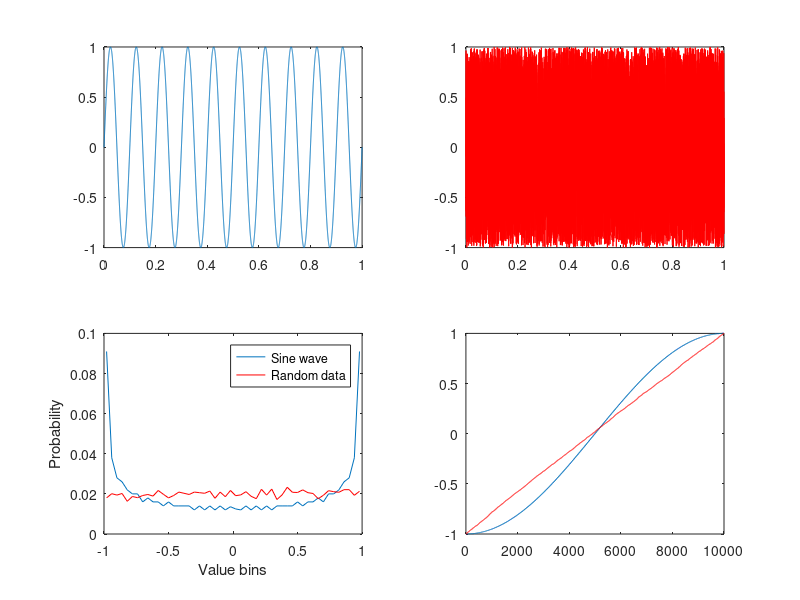
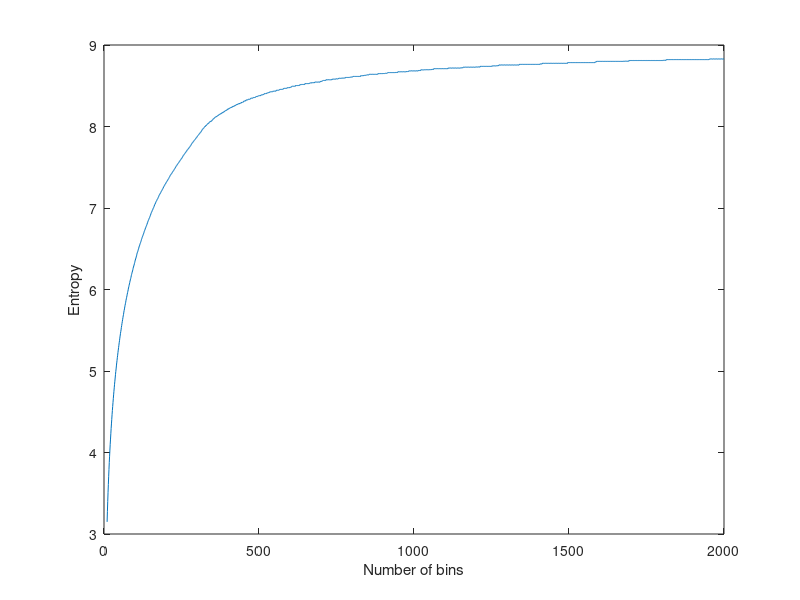
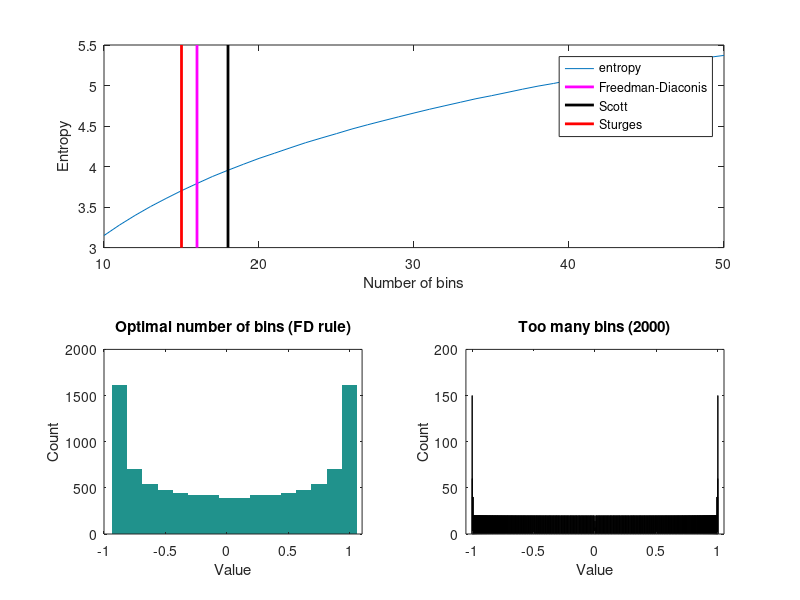

The MATLAB script that drew these images, in order: (Note: this script raises an error after producing the figures.)
% create two signals
time    = 0:.0001:1;
signal1 = sin(2*pi*10*time);
signal2 = rand(size(signal1))*2-1; % uniform random numbers in the same scale as the sine wave

% plot signals
figure
subplot(221)
plot(time,signal1)
set(gca,'xlim',[time(1) time(end)])
subplot(222)
plot(time,signal2,'r')
set(gca,'xlim',[time(1) time(end)])

% bin data (via Matlab function hist)
nbins = 50;
[hdat1,x1] = hist(signal1,nbins);
[hdat2,x2] = hist(signal2,nbins);

% convert histograms to probability values
hdat1 = hdat1./sum(hdat1);
hdat2 = hdat2./sum(hdat2);

% plot histograms
subplot(223)
plot(x1,hdat1)
hold on
plot(x2,hdat2,'r')
legend({'Sine wave';'Random data'})
xlabel('Value bins')
ylabel('Probability')

subplot(224)
plot(sort(signal1))
hold on
plot(sort(signal2),'r')
set(gca,'xlim',[0 length(signal1)])

% The following code using the 'eval' command may seem a bit needlessly
% complex, but it introduces you to this useful Matlab function. The
% main advantage here is to call different variables inside a loop,
% which would otherwise not be possible because it is the variable
% names that are different, not indices into variables. For example,
% notice how the variables hdat1 and hdat2 are called.
for i=1:2
    eval([ 'entro(' num2str(i) ') = -sum(hdat' num2str(i) '.*log2(hdat' num2str(i) '+eps));' ]);
end

% the following code will do this same thing:
% entro(1) = -sum(hdat1.*log2(hdat1+eps));
% entro(2) = -sum(hdat2.*log2(hdat2+eps));

disp([ 'Entropies of sine wave and random noise are ' num2str(entro(1)) ' and ' num2str(entro(2)) '.' ]);

%% Figure 29.3

% range of bin numbers
nbins = 10:2000;

entropyByBinSize=zeros(size(nbins));

for nbini=1:length(nbins)
    
    % bin data, transform to probability, and eliminate zeros
    hdat = hist(signal1,nbins(nbini));
    hdat = hdat./sum(hdat);
    
    % compute entropy
    entropyByBinSize(nbini) = -sum(hdat.*log2(hdat+eps));
end

figure
plot(nbins,entropyByBinSize)
xlabel('Number of bins'), ylabel('Entropy')

%% Figure 29.4

% optimal number of bins for histogram based on a few different guidelines
n = length(signal1);
maxmin_range = max(signal1)-min(signal1);

% note: the function iqr (inter-quartile range) is in the stats toolbox. 
% If you don't have this toolbox, you can write your own similar function
% by sorting the values, finding the values that are 25% and 75% of the
% sorted distribution, and then subtracting the 25% number from the 75% number.
fd_bins      = ceil(maxmin_range/(2.0*iqr(signal1)*n^(-1/3))); % Freedman-Diaconis 
scott_bins   = ceil(maxmin_range/(3.5*std(signal1)*n^(-1/3))); % Scott
sturges_bins = ceil(1+log2(n)); % Sturges

figure
subplot(211)
% plot up to 50 bins
[junk,maxNbins] = min(abs(nbins-50)); % index of nbins that most closely matches 50
plot(nbins(1:maxNbins),entropyByBinSize(1:maxNbins))

hold on
plot([fd_bins fd_bins],get(gca,'ylim'),'m','linew',2)
plot([scott_bins scott_bins],get(gca,'ylim'),'k','linew',2)
plot([sturges_bins sturges_bins],get(gca,'ylim'),'r','linew',2)

legend({'entropy';'Freedman-Diaconis';'Scott';'Sturges'})
xlabel('Number of bins'), ylabel('Entropy')

subplot(223)
[y,x]=hist(signal1,fd_bins);
h=bar(x,y,'histc');
set(h,'linestyle','none');
set(gca,'xlim',[min(signal1) max(signal1)*1.1])
xlabel('Value'), ylabel('Count')
title('Optimal number of bins (FD rule)')

subplot(224)
[y,x]=hist(signal1,2000);
h=bar(x,y,'histc');
set(gca,'xlim',[min(signal1) max(signal1)]*1.05)
xlabel('Value'), ylabel('Count')
title('Too many bins (2000)')

%% Figure 29.5

load sampleEEGdata

% entropy over all sensors
time4entropy = [  100  400 ]; % in ms
base4entropy = [ -400 -100 ]; % in ms
topo_entropy = zeros(size(EEG.chanlocs));

timeidx=zeros(size(time4entropy)); baseidx=zeros(size(base4entropy)); 
for i=1:2
    [junk,timeidx(i)] = min(abs(EEG.times-time4entropy(i)));
    [junk,baseidx(i)] = min(abs(EEG.times-base4entropy(i)));
end

for chani=1:EEG.nbchan
    
    % entropy during task
    tempdat = EEG.data(chani,timeidx(1):timeidx(2),:);
    hdat = hist(tempdat(:),25);
    hdat = hdat./sum(hdat);
    task_entropy =  -sum(hdat.*log2(hdat+eps));
    
    % entropy during pre-stim baseline
    tempdat = EEG.data(chani,baseidx(1):baseidx(2),:);
    hdat = hist(tempdat(:),25);
    hdat = hdat./sum(hdat);
    base_entropy =  -sum(hdat.*log2(hdat+eps));
    
    % compute entropy
    topo_entropy(chani) = task_entropy - base_entropy;
end

figure
% Note: topoplot is a function in the eeglab toolbox
topoplot(topo_entropy,EEG.chanlocs,'maplimits',[-.5 .5],'plotrad',.53,'electrodes','off','numcontour',0);



% entropy over time in one electrode (fcz or po8)
sensor4entropy = 'fcz';
times2save     = -300:50:1200;
timewindow     = 400; % ms

timewindowidx = round(timewindow/(1000/EEG.srate)/2);
times2saveidx = zeros(size(times2save));
for i=1:length(times2save)
    [junk,times2saveidx(i)]=min(abs(EEG.times-times2save(i)));
end

electrodeidx = find(strcmpi(sensor4entropy,{EEG.chanlocs.labels}));

timeEntropy = zeros(1,length(times2save));

for timei = 1:length(times2save)
    
    tempdata = EEG.data(electrodeidx,times2saveidx(timei)-timewindowidx:times2saveidx(timei)+timewindowidx,1:30);
    hdat = hist(tempdata(:),25);
    hdat = hdat./sum(hdat);
    
    % compute entropy
    timeEntropy(1,timei) = -sum(hdat.*log2(hdat+eps));
    
    
    tempdata = EEG.data(electrodeidx,times2saveidx(timei)-timewindowidx:times2saveidx(timei)+timewindowidx,end-30:end);
    hdat = hist(tempdata(:),25);
    hdat = hdat./sum(hdat);
    
    % compute entropy
    timeEntropy(2,timei) = -sum(hdat.*log2(hdat+eps));
end

figure
plot(times2save,timeEntropy)
xlabel('Time (ms)'), ylabel('Entropy (bits)')
title([ 'Entropy over time from electrode ' sensor4entropy ])
legend({'First 30 trials';'last 30 trials'})

%% Figure 29.6

% Note about this figure: The panels use the same code but with different
% input signals. Comment out some of the lines below to recreate each panel.

% right panel: random noise
signal1 = rand(size(signal1))*2-1;
signal2 = rand(size(signal1))*2-1;

% center panel: one pure sine wave and one sine wave plus random noise
signal1 = sin(2*pi*10*time);
signal2 = signal1 + randn(size(signal1))/2;

% left panel: one pure sine wave and its inverse
signal1 = sin(2*pi*10*time);
signal2 = -signal1;


% determine the optimal number of bins for each variable
n            = length(signal1);
maxmin_range = max(signal1)-min(signal1);
fd_bins1     = ceil(maxmin_range/(2.0*iqr(signal1)*n^(-1/3))); % Freedman-Diaconis 

n            = length(signal2);
maxmin_range = max(signal2)-min(signal2);
fd_bins2     = ceil(maxmin_range/(2.0*iqr(signal2)*n^(-1/3))); % Freedman-Diaconis 

% and use the average...
fd_bins = ceil((fd_bins1+fd_bins2)/2);


% bin data (using histc this time)
edges = linspace(min(signal1),max(signal1),fd_bins+1);
[nPerBin1,bins1] = histc(signal1,edges);

edges = linspace(min(signal2),max(signal2),fd_bins+1);
[nPerBin2,bins2] = histc(signal2,edges);

% compute joint frequency table
jointprobs = zeros(fd_bins);
for i1=1:fd_bins
    for i2=1:fd_bins
        jointprobs(i1,i2) = sum(bins1==i1 & bins2==i2);
    end
end
jointprobs=jointprobs./sum(jointprobs(:));

figure
subplot(211)
plot(time,signal1)
subplot(212)
plot(time,signal2)

figure
imagesc(jointprobs)
colormap gray
set(gca,'clim',[0 .01],'ydir','normal')
colorbar
xlabel('Signal 2 bin'), ylabel('Signal 1 bin')

%% Figure 29.7

figure
subplot(221)
x = 0:.001:1;
y = x;
plot(x,y,'.')
title([ 'MI=' num2str(mutualinformationx(x,y)) ', r_s=' num2str(corr(x(:),y(:),'type','s')) ])
axis square

subplot(222)
x = 0:.001:1;
y = -x.^3;
plot(x,y,'.')
title([ 'MI=' num2str(mutualinformationx(x,y)) ', r_s=' num2str(corr(x(:),y(:),'type','s')) ])
axis square

subplot(223)
x=cos(0:.01:2*pi);
y=sin(0:.01:2*pi);
plot(x,y,'.')
title([ 'MI=' num2str(mutualinformationx(x,y)) ', r_s=' num2str(corr(x(:),y(:),'type','s')) ])
axis square

subplot(224)
x=[cos(0:.01:2*pi) cos(0:.01:2*pi)+1];
y=[sin(0:.01:2*pi) sin(0:.01:2*pi)-1];
plot(x,y,'.')
title([ 'MI=' num2str(mutualinformationx(x,y)) ', r_s=' num2str(corr(x(:),y(:),'type','s')) ])
axis square

%% Figure 29.8

% Theoretical size of errors as a function of histogram bins and N
% the Matlab 'inline' function is a useful tool to substitute small
% functions (1-2 lines of code) that only need to be run locally.
% However, as mentioned in chapter 26, this function will be removed in
% future versions of Matlab. 
entropy_error = inline('(b-1)./(2.*n.*log(2))');
mutinfo_error = inline('(b-1).^2./(2.*n.*log(2))');

n = 20:300;
nfixed = 15;

figure
subplot(211)
plot(n,entropy_error(nfixed,n))
hold on
plot(n,entropy_error(ceil(1+log2(n)),n),'r')
legend({[ num2str(nfixed) ' bins' ];'Sturges'' rule'})
xlabel('Number of data points'), ylabel('Entropy error (bits)')
set(gca,'xlim',[n(1) n(end)])

subplot(212)
plot(n,mutinfo_error(nfixed,n))
hold on
plot(n,mutinfo_error(ceil(1+log2(n)),n),'r')
legend({[ num2str(nfixed) ' bins' ];'Sturges'' rule'})
xlabel('Number of data points'), ylabel('Mutual information error')
set(gca,'xlim',[n(1) n(end)])

%% Figure 29.9

x = [cos(0:.01:2*pi) cos(0:.01:2*pi)+1];
y = [sin(0:.01:2*pi) sin(0:.01:2*pi)-1];

figure
subplot(221)
plot(x,y,'.')
axis([-3 3 -3 3])

subplot(212)

noiselevels = 0:.01:1;
mi = zeros(size(noiselevels));
for ni=1:length(noiselevels)
    mi(ni) = mutualinformationx(x,y+randn(size(y))*noiselevels(ni),20);
end

plot(noiselevels,mi)
xlabel('Noise level'), ylabel('Mutual information')

subplot(222)
plot(x,y+randn(size(y))*noiselevels(round(ni/2)),'.');
axis([-3 3 -3 3])

%% Figure 29.9d (takes a while to run)

nrange = 300:205:3000;
noiselevels = 0:.01:1;

mi = zeros(length(nrange),length(noiselevels));
b  = zeros(1,length(nrange)); % number of histogram bins

for ni=1:length(nrange)
    
    % define time
    t = linspace(0,2*pi,nrange(ni));
    % define signals
    x = [cos(t) cos(t)+1];
    y = [sin(t) sin(t)-1];
    
    for noi=1:length(noiselevels)
        if noi==1 % keep number of bins constant across noise levels within each number of points
            [mi(ni,noi),~,b(ni)] = mutualinformationx(x,y+randn(size(y))*noiselevels(noi));
        else
            mi(ni,noi) = mutualinformationx(x,y+randn(size(y))*noiselevels(noi),b(ni));
        end
    end
end

% convert to % change from best-case scenario (no noise, large N)
mip=100.*(mi-mi(end,1))./mi(end,1);

figure
contourf(noiselevels,nrange,mip,40,'linecolor','none')
set(gca,'clim',[-100 0])
colorbar
xlabel('Noise level'), ylabel('N (data length)')
title('Percent decrease in MI due to noise')

%% Figure 29.10

electrodes4mi = {'fz';'o1'};
timewindow = 400; % in ms
times2save = -400:100:1200;


% convert ms to indices
timewindowidx = round(timewindow/(1000/EEG.srate)/2);
times2saveidx = zeros(size(times2save));
for i=1:length(times2save)
    [junk,times2saveidx(i)]=min(abs(EEG.times-times2save(i)));
end

electrodesidx(1) = find(strcmpi(electrodes4mi{1},{EEG.chanlocs.labels}));
electrodesidx(2) = find(strcmpi(electrodes4mi{2},{EEG.chanlocs.labels}));

% initialize outputs
entropy = zeros(3,length(times2save));
mi      = zeros(2,length(times2save));
nbins   = zeros(1,length(times2save));

for timei = 1:length(times2save)
    datax = EEG.data(electrodesidx(1),times2saveidx(timei)-timewindowidx:times2saveidx(timei)+timewindowidx,:);
    datay = EEG.data(electrodesidx(2),times2saveidx(timei)-timewindowidx:times2saveidx(timei)+timewindowidx,:);
    
    [mi(1,timei),entropy(:,timei),nbins(timei)] = mutualinformationx(datax,datay);
    [mi(2,timei),entropy(:,timei)             ] = mutualinformationx(datax,datay,70);
end

figure
set(gcf,'name',[ 'Mutual information between ' electrodes4mi{1} ' and ' electrodes4mi{2} ])

subplot(221)
plot(times2save,mi(1,:))
xlabel('Time (ms)'), ylabel('MI (bits)')
title('Variable bin length')
set(gca,'xlim',[times2save(1)-50 times2save(end)+50],'ylim',[min(mi(:))-.01 max(mi(:))+.01])

subplot(222)
plot(nbins,mi(1,:),'.')
xlabel('bin length'), ylabel('MI (bits)')
title('Bin length vs. MI')
set(gca,'ylim',[min(mi(:))-.01 max(mi(:))+.01])

subplot(223)
plot(times2save,mi(2,:))
xlabel('Time (ms)'), ylabel('MI (bits)')
title('Constant bin length')
set(gca,'xlim',[times2save(1)-50 times2save(end)+50],'ylim',[min(mi(:))-.01 max(mi(:))+.01])

%% Figure 29.11

% (Figure 10 must be generated before running this cell.)
frex = logspace(log10(4),log10(40),20);
baselinetime = [-500 -200];


% baseline from ms to idx
[junk,baseidx(1)] = min(abs(times2save-baselinetime(1)));
[junk,baseidx(2)] = min(abs(times2save-baselinetime(2)));

% specify convolution and wavelet info
time = -1:1/EEG.srate:1;
half_of_wavelet_size = (length(time)-1)/2;
n_wavelet     = length(time);
n_data        = EEG.pnts*EEG.trials;
n_convolution = n_wavelet+n_data-1;
% FFT of data
fft_EEG1 = fft(reshape(EEG.data(electrodesidx(1),:,:),1,EEG.pnts*EEG.trials),n_convolution);
fft_EEG2 = fft(reshape(EEG.data(electrodesidx(2),:,:),1,EEG.pnts*EEG.trials),n_convolution);


% initialize outputs
mi   = zeros(2,length(frex),length(times2save));
ispc = zeros(length(frex),length(times2save));
powc = zeros(length(frex),length(times2save));

for fi=1:length(frex)
    % create wavelet and get its FFT
    fft_wavelet = fft(exp(2*1i*pi*frex(fi).*time) .* exp(-time.^2./(2*(4/(2*pi*frex(fi)))^2)),n_convolution);
    
    % convolution of each electrode with wavelet
    convres     = ifft(fft_wavelet.*fft_EEG1,n_convolution);
    analytic1   = reshape(convres(half_of_wavelet_size+1:end-half_of_wavelet_size),EEG.pnts,EEG.trials);
    convres     = ifft(fft_wavelet.*fft_EEG2,n_convolution);
    analytic2   = reshape(convres(half_of_wavelet_size+1:end-half_of_wavelet_size),EEG.pnts,EEG.trials);

    for timei = 1:length(times2save)
        datax = analytic1(times2saveidx(timei)-timewindowidx:times2saveidx(timei)+timewindowidx,:);
        datay = analytic2(times2saveidx(timei)-timewindowidx:times2saveidx(timei)+timewindowidx,:);
        
        % compute MI
        mi(1,fi,timei) = mutualinformationx(log10(abs(datax).^2),log10(abs(datay).^2),50);
        mi(2,fi,timei) = mutualinformationx(angle(datax),angle(datay),20);
        
        % also compute ISPC-time for comparison
        ispc(fi,timei) = mean(abs(mean(exp(1i*(angle(datay)-angle(datax))),2)),1);
        
        % also compute power correlations-time
        dataxr = tiedrank(abs(datax));
        datayr = tiedrank(abs(datay));
        n = timewindowidx*2+1;
        powc(fi,timei) = mean( 1-6*sum((dataxr-datayr).^2)/(n*(n^2-1)) );
    end
    
    disp([ 'Finished frequency ' num2str(fi) ' out of ' num2str(length(frex)) ]);
end


figure, set(gcf,'name',[ 'Mutual information between ' electrodes4mi{1} ' and ' electrodes4mi{2} ])

for i=1:2
    % plot baseline-subtracted corrected MI
    subplot(2,2,i)
    contourf(times2save,frex,squeeze(mi(i,:,:))-repmat(mean(mi(i,:,baseidx(1):baseidx(2)),3)',1,length(times2save)),40,'linecolor','none')
    set(gca,'clim',[-.075 .075],'yscale','log','ytick',round(logspace(log10(frex(1)),log10(frex(end)),6)))
end

% plot power correlations
subplot(223)
contourf(times2save,frex,powc-repmat(mean(powc(:,baseidx(1):baseidx(2)),2),1,length(times2save)),40,'linecolor','none')
set(gca,'clim',[-.2 .2],'yscale','log','ytick',round(logspace(log10(frex(1)),log10(frex(end)),6)))

% plot phase synchronization
subplot(224)
contourf(times2save,frex,ispc-repmat(mean(ispc(:,baseidx(1):baseidx(2)),2),1,length(times2save)),40,'linecolor','none')
set(gca,'clim',[-.1 .1],'yscale','log','ytick',round(logspace(log10(frex(1)),log10(frex(end)),6)))

%% Figure 29.12

time    = 0:.0001:1;
signal1 = sin(2*pi*10*time);
signal2 = -signal1;

lagz=1:10:1500;
milags=zeros(size(lagz));

for li=1:length(lagz)
    milags(li) = mutualinformationx(signal1,[signal2(lagz(li):end) signal2(1:lagz(li)-1)],15);
end

figure
plot(lagz/(1/mean(diff(time))),milags)
xlabel('Lag (seconds)'), ylabel('mutual information (bits)')


% now on real data (6 Hz power MI from figure 11)

time = -1:1/EEG.srate:1;
fft_wavelet = fft(exp(2*1i*pi*frex(5).*time) .* exp(-time.^2./(2*(4/(2*pi*frex(5)))^2)),n_convolution);

% convolution of each electrode with wavelet
convres = ifft(fft_wavelet.*fft_EEG1,n_convolution);
pow1    = log10(abs(reshape(convres(half_of_wavelet_size+1:end-half_of_wavelet_size),EEG.pnts,EEG.trials)).^2);
convres = ifft(fft_wavelet.*fft_EEG2,n_convolution);
pow2    = log10(abs(reshape(convres(half_of_wavelet_size+1:end-half_of_wavelet_size),EEG.pnts,EEG.trials)).^2);


onecycle = round(1000/frex(5));
onecycleidx = round(onecycle/(1000/EEG.srate));

lagz=-onecycleidx:onecycleidx;
milags=zeros(size(lagz));

for li=1:length(lagz)
    
    if lagz(li)<0
        milags(li) = mutualinformationx(pow1(1:end+lagz(li),:),pow2(-lagz(li)+1:end,:),30); % reverse sign for negative lags
    elseif lagz(li)==0
        milags(li) = mutualinformationx(pow1,pow2,30); % special case for no lag
    elseif lagz(li)>0
        milags(li) = mutualinformationx(pow1(lagz(li)+1:end,:),pow2(1:end-lagz(li),:),30);
    end
end

figure
plot(1000*lagz/(1/mean(diff(time))),milags)
xlabel([ electrodes4mi{1} ' leads ' electrodes4mi{2} ' ... Lag (ms) ... ' electrodes4mi{2} ' leads ' electrodes4mi{1} ]), ylabel('mutual information (bits)')
set(gca,'xlim',[-onecycle onecycle])

%% end.
